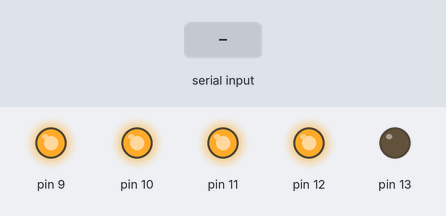
A sketch run on a simulated Arduino Uno, built with avr-gcc and run on an emulated ATmega328P. On the bench: output pins drawn as LEDs (lit = HIGH). Inputs (shaded band) come from the test bench.

Above: at 1.2 s.
1.3 s: "1" received over the second serial link
At 1.9 s:
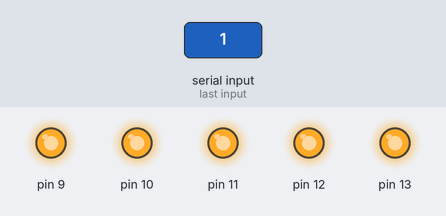
2.8 s: "2" received over the second serial link
At 3.1 s:
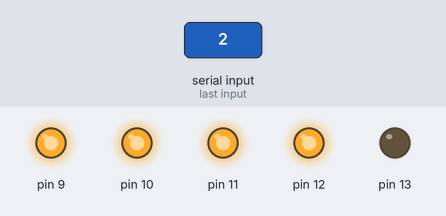
Timing chart, 0 to 5.8 s (numbered marks = the images above; inputs shaded):
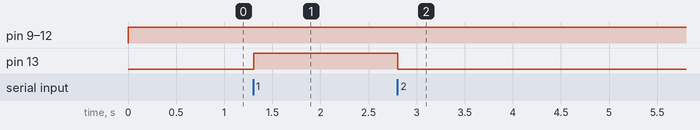

The sketch:

relay-ble.ino
```cpp
#include<SoftwareSerial.h>

const int relay1 = 13;//릴레이1채널
const int relay2 = 12;//릴레이4채널
const int relay3 = 11;//릴레이4채널
const int relay4 = 10;//릴레이4채널
const int relay5 = 9;//릴레이4채널
int blueTx=3;//블루투스 입력핀
int blueRx=2;  //블루투스 출력핀
SoftwareSerial mySerial(blueTx, blueRx);
String myString="";

void setup(){
pinMode(13,OUTPUT);
pinMode(12,OUTPUT);
pinMode(11,OUTPUT);
pinMode(10,OUTPUT);
pinMode(9,OUTPUT);
 mySerial.begin(9600);

}
void loop(){
   while(mySerial.available())
   {
char mychar = (char)mySerial.read();
myString+=mychar;
delay(5);
   }
     if(!myString.equals(""))
   {
    Serial.println("input value"+ myString);
    if(myString == "1")
    {
      digitalWrite(13,HIGH);
    }
    else{
      digitalWrite(13,LOW);
    }
      myString="";}

   {    Serial.println("input value"+ myString);
    if(myString == "2")
    {
      digitalWrite(12,LOW);
    }
    else{
      digitalWrite(12,HIGH);
    }
      myString="";
   }
   {    Serial.println("input value"+ myString);
    if(myString == "3")
    {
      digitalWrite(11,LOW);
    }
    else{
      digitalWrite(11,HIGH);
    }
      myString="";}

   {
    Serial.println("input value"+ myString);
    if(myString == "4")
    {
      digitalWrite(10,LOW);
    }
    else{
      digitalWrite(10,HIGH);
    }
      myString="";}
   {
    Serial.println("input value"+ myString);
    if(myString == "5")
    {
      digitalWrite(9,LOW);
    }
    else{
      digitalWrite(9,HIGH);
    }

      myString="";}

}
```

Measured:
- after the input at 1.3 s, pin 13: LOW → HIGH at once
- after the input at 2.8 s, pin 13: HIGH → LOW at once
